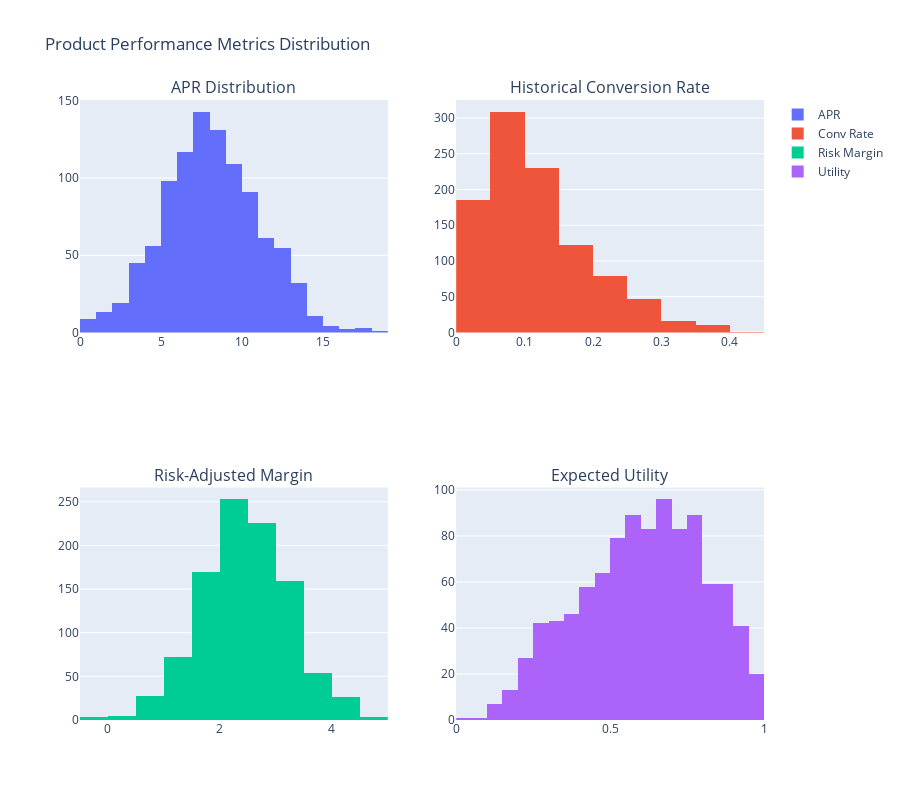

Notebook code for this chart:
### Code cell
# Product performance metrics analysis
if 'products' in locals():
    # Create performance dashboard
    fig = make_subplots(
        rows=2, cols=2,
        subplot_titles=('APR Distribution', 'Historical Conversion Rate', 
                       'Risk-Adjusted Margin', 'Expected Utility'),
        specs=[[{"secondary_y": False}, {"secondary_y": False}],
               [{"secondary_y": False}, {"secondary_y": False}]]
    )
    
    # APR distribution
    fig.add_trace(go.Histogram(x=products['apr'], name='APR', nbinsx=20), row=1, col=1)
    
    # Conversion rate
    fig.add_trace(go.Histogram(x=products['hist_conv_rate'], name='Conv Rate', nbinsx=20), row=1, col=2)
    
    # Risk-adjusted margin
    fig.add_trace(go.Histogram(x=products['risk_adj_margin'], name='Risk Margin', nbinsx=20), row=2, col=1)
    
    # Expected utility
    fig.add_trace(go.Histogram(x=products['expected_utility'], name='Utility', nbinsx=20), row=2, col=2)
    
    fig.update_layout(height=800, title_text="Product Performance Metrics Distribution")
    fig.show()
    
    # Performance statistics
    print("\n🎯 Product Performance Statistics:")
    performance_cols = ['apr', 'hist_conv_rate', 'risk_adj_margin', 'expected_utility', 
                       'hist_profit', 'cross_sell_score']
    for col in performance_cols:
        if col in products.columns:
            print(f"{col}: Mean={products[col].mean():.3f}, Std={products[col].std():.3f}")

### Figure 1 — Plotly figure (JSON) as saved in the notebook; plotly's stock layout.template omitted (floating-point values rounded to 4 significant figures; data arrays with more than 128 entries replaced by an {"elided": "..."} marker saying what was removed)
{"data": [{"name": "APR", "nbinsx": 20, "type": "histogram", "x": {"elided": "1000 float values"}, "xaxis": "x", "yaxis": "y"}, {"name": "Conv Rate", "nbinsx": 20, "type": "histogram", "x": {"elided": "1000 float values"}, "xaxis": "x2", "yaxis": "y2"}, {"name": "Risk Margin", "nbinsx": 20, "type": "histogram", "x": {"elided": "1000 float values"}, "xaxis": "x3", "yaxis": "y3"}, {"name": "Utility", "nbinsx": 20, "type": "histogram", "x": {"elided": "1000 float values"}, "xaxis": "x4", "yaxis": "y4"}], "layout": {"annotations": [{"font": {"size": 16}, "showarrow": false, "text": "APR Distribution", "x": 0.225, "xanchor": "center", "xref": "paper", "y": 1, "yanchor": "bottom", "yref": "paper"}, {"font": {"size": 16}, "showarrow": false, "text": "Historical Conversion Rate", "x": 0.775, "xanchor": "center", "xref": "paper", "y": 1, "yanchor": "bottom", "yref": "paper"}, {"font": {"size": 16}, "showarrow": false, "text": "Risk-Adjusted Margin", "x": 0.225, "xanchor": "center", "xref": "paper", "y": 0.375, "yanchor": "bottom", "yref": "paper"}, {"font": {"size": 16}, "showarrow": false, "text": "Expected Utility", "x": 0.775, "xanchor": "center", "xref": "paper", "y": 0.375, "yanchor": "bottom", "yref": "paper"}], "height": 800, "title": {"text": "Product Performance Metrics Distribution"}, "xaxis": {"anchor": "y", "domain": [0, 0.45]}, "xaxis2": {"anchor": "y2", "domain": [0.55, 1]}, "xaxis3": {"anchor": "y3", "domain": [0, 0.45]}, "xaxis4": {"anchor": "y4", "domain": [0.55, 1]}, "yaxis": {"anchor": "x", "domain": [0.625, 1]}, "yaxis2": {"anchor": "x2", "domain": [0.625, 1]}, "yaxis3": {"anchor": "x3", "domain": [0, 0.375]}, "yaxis4": {"anchor": "x4", "domain": [0, 0.375]}}}
